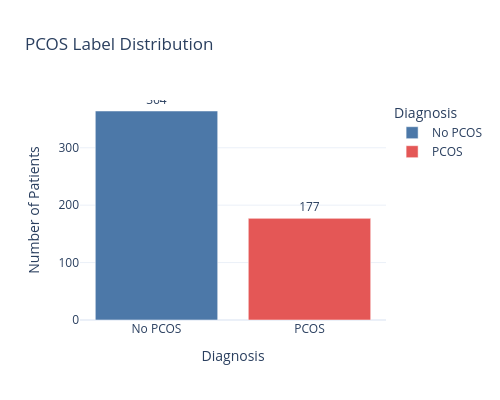

Notebook source saved alongside this figure:
### Markdown cell above
## 4 · Class-Balance Visualisation

### Code cell
label_map = {0: "No PCOS", 1: "PCOS"}
counts = df_raw[TARGET_COL].value_counts().reset_index()
counts.columns = ["label", "count"]
counts["label_name"] = counts["label"].map(label_map).fillna(counts["label"].astype(str))

fig = px.bar(
    counts,
    x="label_name", y="count",
    color="label_name",
    color_discrete_map={"No PCOS": "#4C78A8", "PCOS": "#E45756"},
    text="count",
    title="PCOS Label Distribution",
    labels={"label_name": "Diagnosis", "count": "Number of Patients"},
    template="plotly_white",
    width=500, height=400,
)
fig.update_traces(textposition="outside")
fig.show()

pcos_pct = (df_raw[TARGET_COL].sum() / len(df_raw) * 100).round(1)
print(f"PCOS prevalence: {pcos_pct}%")

### Figure 1 — Plotly figure (JSON) as saved in the notebook; plotly's stock layout.template omitted (floating-point values rounded to 4 significant figures)
{"data": [{"hovertemplate": "Diagnosis=%{x}<br>Number of Patients=%{text}<extra></extra>", "legendgroup": "No PCOS", "marker": {"color": "#4C78A8", "pattern": {"shape": ""}}, "name": "No PCOS", "orientation": "v", "showlegend": true, "text": [364.0], "textposition": "outside", "type": "bar", "x": ["No PCOS"], "xaxis": "x", "y": [364], "yaxis": "y"}, {"hovertemplate": "Diagnosis=%{x}<br>Number of Patients=%{text}<extra></extra>", "legendgroup": "PCOS", "marker": {"color": "#E45756", "pattern": {"shape": ""}}, "name": "PCOS", "orientation": "v", "showlegend": true, "text": [177.0], "textposition": "outside", "type": "bar", "x": ["PCOS"], "xaxis": "x", "y": [177], "yaxis": "y"}], "layout": {"barmode": "relative", "height": 400, "legend": {"title": {"text": "Diagnosis"}, "tracegroupgap": 0}, "title": {"text": "PCOS Label Distribution"}, "width": 500, "xaxis": {"anchor": "y", "categoryarray": ["No PCOS", "PCOS"], "categoryorder": "array", "domain": [0, 1], "title": {"text": "Diagnosis"}}, "yaxis": {"anchor": "x", "domain": [0, 1], "title": {"text": "Number of Patients"}}}}
